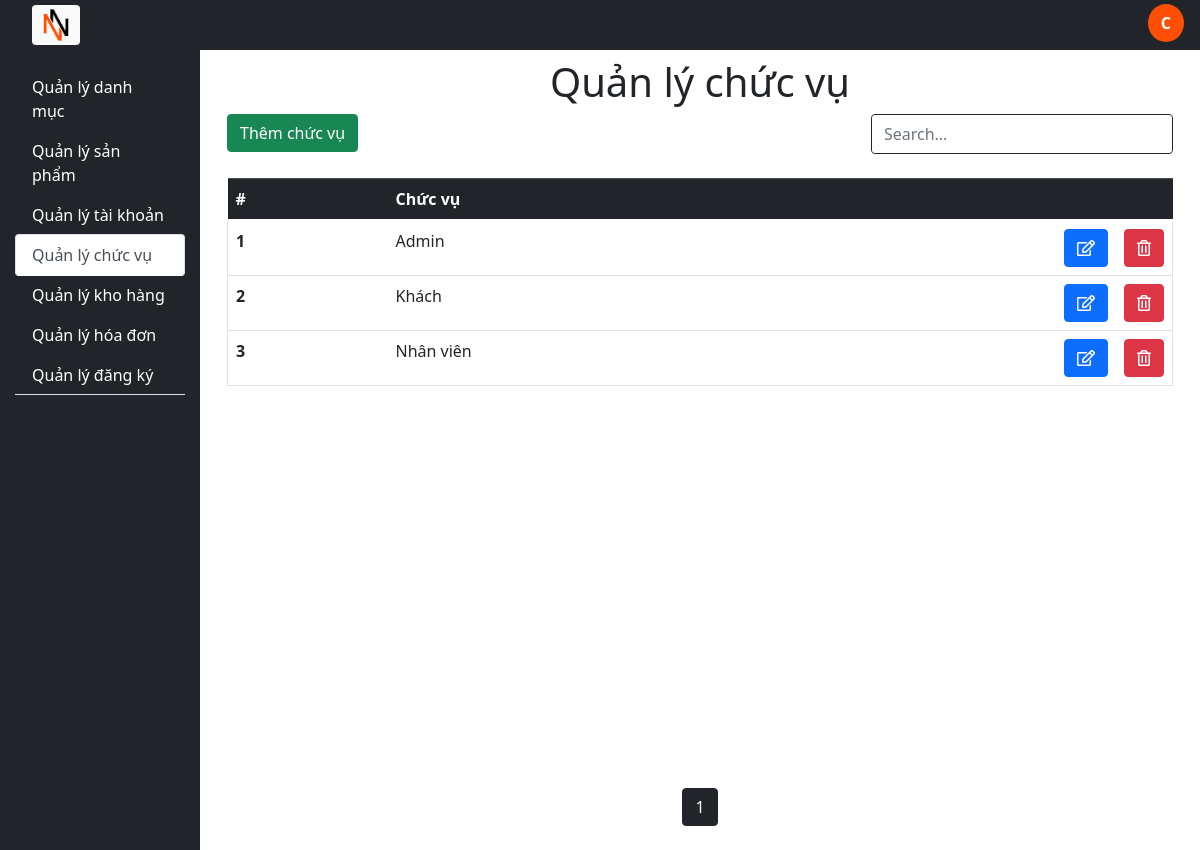
Screenshot of /role (signed in) with the database file from the repository.
### tables this page shows
CREATE TABLE `role` (
  `id_role` int(11) NOT NULL,
  `name_role` varchar(50) NOT NULL
);

### controllers/BaseController.php (called while the page is built, shortened)
<?php
class BaseController{
	protected function loadView($viewpath, array $data = []){
		return require (self::VIEW_FOLDER_NAME .'/'. str_replace('.', '/', $viewpath) . '.php');
	}
	protected function removeSpecialCharacter($str) {
		$str = str_replace('\\', '\\\\', $str);
		$str = str_replace('\'', '\\\'', $str);
		return $str;
	}
	protected function getGet($key){
		$value = '';
		return $this->removeSpecialCharacter($value);
	}
}

### index.php (called while the page is built, shortened)
<?php
require_once ("./core/Database.php");
require_once ("./models/BaseModel.php");
require_once ("./controllers/BaseController.php");
$actionName = $_REQUEST['action'] ?? 'index';
$controllerObject = new $controllerName;
$controllerObject -> $actionName();

### core/Database.php (called while the page is built, shortened)
<?php
class Database
{
	public function connect(){
		$connect = mysqli_connect(self::HOST, self::USER, self::PASSWORD, self::DATABASE);
		mysqli_set_charset($connect, "utf8");
		if(mysqli_connect_errno() === 0){
			return $connect;
		}
		return false;
	}
}

### models/BaseModel.php (called while the page is built, shortened)
<?php
class BaseModel extends Database
{
	protected $connect;
	public function __construct(){
		$this->connect = $this->connect();
	}
	public function select($table, $select = ['*'], $orderBys = []){
		$columns = implode(',', $select);
		$orderByString = implode(' ', $orderBys);
		if($orderByString){
			$sql = "SELECT ${columns} FROM ${table} ORDER BY ${orderByString}";
		}else{
			$sql = "SELECT ${columns} FROM ${table}";
		}
		$query = $this->_query($sql);
		$data = [];
		if($query != null){
			while($row = mysqli_fetch_array($query, 1))
			{
				$data[] = $row;
			}
		}
		return $data;
	}
	public function pagination($table, $limit, $page){
		$firstIndex = ($page-1)*$limit;
		$sql = "SELECT * FROM ${table} where 1 limit ${firstIndex} , ${limit}";
		$query = $this->_query($sql);
		$data = [];
		if($query != null){
			while($row = mysqli_fetch_array($query, 1))
			{
				$data[] = $row;
			}
		}
		return $data;
	}
	public function _query($sql){
		return mysqli_query($this->connect, $sql);
	}
}

### models/RoleModel.php (called while the page is built, shortened)
<?php
class RoleModel extends BaseModel
{
	public function selectAllRole($select = ['*'], $orderBys=[]){
		return $this->select(self::TABLE, $select, $orderBys);
	}
	public function paging($limit, $page){
		return $this->pagination(self::TABLE, $limit, $page);
	}
}

### views/front/roles/index.php (the view)
<main class="col-10">
	<center class="mt-2"><h1>Quản lý chức vụ</h1></center>
	<section>
		<div class="d-flex mt-2">
			<div class="container-fluid">
				<a href="role&action=add" ><button class="btn btn-success">Thêm chức vụ</button></a>
			</div>
			<div class="container-fluid w-50">
				<div class="d-flex border border-dark rounded">
					<input class="form-control border-0 sm-2 rounded-start" type="search" placeholder="Search..." aria-label="Search" name="s" id="myInput">
				</div>
			</div>
		</div>
		<div class="container-fluid">
			<table class="table table-hover mt-4">
				<thead class="table-dark">
					<tr>
				      <th scope="col" style="width: 10rem">#</th>
				      <th scope="col">Chức vụ</th>
				      <th scope="col" style="width: 3rem"></th>
				      <th scope="col" style="width: 3rem"></th>
				    </tr>
				</thead>
				<tbody id="myTable">
					<?php
					$firstIndex=0;
					foreach ($role as $item){
						echo '<tr class="border-left border-right border-bottom">
								<th scope="col">'.++$firstIndex.'</th>
								<td scope="col">'.$item['name_role'].'</td>
								<th scope="col">
									<a href="role&action=add&id='.$item['id_role'].'">
										<button class="btn btn-primary text-white">
											<i class="far fa-edit"></i>
										</button>
									</a>
								</th>
								<th scope="col">
									<button class="btn btn-danger " onclick="deleteRole('.$item['id_role'].')">
										<i class="far fa-trash-alt"></i>
									</button>
								</th>
							</tr>';
					}
					?>
				</tbody>
			</table>
		</div>
	</section>

### assets/css/styleAdmin.css (style rules this page uses)
a { text-decoration: none !important; }

### rows the page displays
role: name_role "Admin"
role: name_role "Khách"
role: name_role "Nhân viên"

### other values shown
$sessionUser[0] "C"
$title[$i] "danh mục"
$title[$i] "sản phẩm"
$title[$i] "tài khoản"
$title[$i] "chức vụ"
$title[$i] "kho hàng"
$title[$i] "hóa đơn"
$title[$i] "đăng ký"
